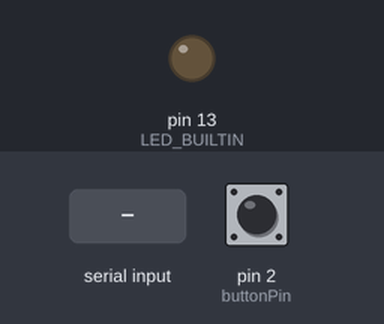
Bench run of a sketch on a simulated Arduino Uno, built with avr-gcc and run on an emulated ATmega328P. Parts: output pins drawn as LEDs (lit = HIGH). Inputs (shaded band) come from the test bench; at power-on: pin 2 (buttonPin) HIGH. What the sketch prints to the serial monitor is not drawn.

Above: at 1.2 s.
1.3 s: "a\n" received over Serial
At 3.0 s:
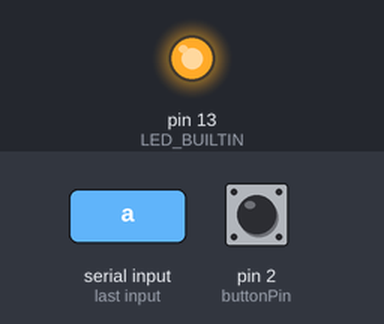
4.3 s: byte 10 ('\n') received over Serial
6.0 s: "b\n" received over Serial
7.5 s: pin 2 (buttonPin) pulled LOW for 0.15 s
At 9.12 s:
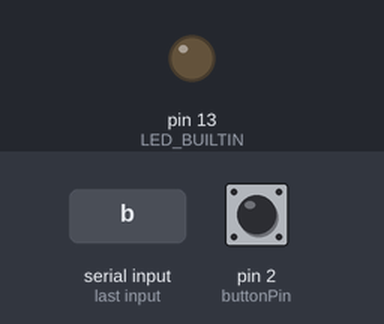
10.6 s: "c\n" received over Serial
13.2 s: pin 2 (buttonPin) pulled LOW for 1 s
At 14.2 s:
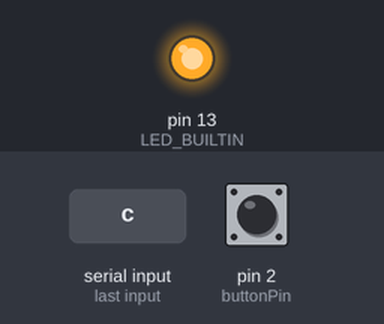
Timing chart, 0 to 18.2 s (numbered marks = the images above; inputs shaded):
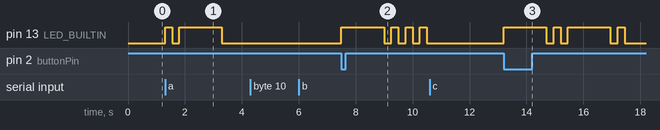

Measured:
- after the input at 1.3 s, pin 13 (LED_BUILTIN): LOW → HIGH at once, → LOW 0.25 s later, → HIGH 0.25 s later, → LOW 1.5 s later
- after the input at 4.3 s, every drawn part: stays the same
- after the input at 6.0 s, every drawn part: stays the same
- after the input at 7.5 s, pin 13 (LED_BUILTIN): LOW → HIGH at once, then repeats every 0.50 s: LOW 0.25 s, HIGH 0.25 s
- after the input at 10.6 s, every drawn part: stays the same
- after the input at 13.2 s, pin 13 (LED_BUILTIN): LOW → HIGH at once, → LOW 1.5 s later, → HIGH 0.25 s later, → LOW 0.25 s later, … (8 changes in this stretch)

The sketch:

BlinkName.ino
```cpp
const int buttonPin = 2;
int buttonStatus = 0;
int lastButtonStatus = HIGH;
bool blinkingEnabled = false;
int currentCharIndex = 0;

char inputName[100];
int inputNameIndex = 0;

void setup() {
  pinMode(LED_BUILTIN, OUTPUT);
  pinMode(buttonPin, INPUT_PULLUP);
  Serial.begin(9600);
}

void shortBlink() {
  digitalWrite(LED_BUILTIN, HIGH);
  delay(250);
  digitalWrite(LED_BUILTIN, LOW);
  delay(250);
}

void longBlink() {
  digitalWrite(LED_BUILTIN, HIGH);
  delay(1500);
  digitalWrite(LED_BUILTIN, LOW);
  delay(250);
}

void encodeCharacterToMorse(char character) {
  switch (character) {
    case 'a': shortBlink(); longBlink(); break;
    case 'b': longBlink(); shortBlink(); shortBlink(); shortBlink(); break;
    case 'c': longBlink(); shortBlink(); longBlink(); shortBlink(); break;
    case 'd': longBlink(); shortBlink(); shortBlink(); break;
    case 'e': shortBlink(); break;
    case 'f': shortBlink(); shortBlink(); longBlink(); shortBlink(); break;
    case 'g': longBlink(); longBlink(); shortBlink(); break;
    case 'h': shortBlink(); shortBlink(); shortBlink(); shortBlink(); break;
    case 'i': shortBlink(); shortBlink(); break;
    case 'j': shortBlink(); longBlink(); longBlink(); longBlink(); break;
    case 'k': longBlink(); shortBlink(); longBlink(); break;
    case 'l': shortBlink(); longBlink(); shortBlink(); shortBlink(); break;
    case 'm': longBlink(); longBlink(); break;
    case 'n': longBlink(); shortBlink(); break;
    case 'o': longBlink(); longBlink(); longBlink(); break;
    case 'p': shortBlink(); longBlink(); longBlink(); shortBlink(); break;
    case 'q': longBlink(); longBlink(); shortBlink(); longBlink(); break;
    case 'r': shortBlink(); longBlink(); shortBlink(); break;
    case 's': shortBlink(); shortBlink(); shortBlink(); break;
    case 't': longBlink(); break;
    case 'u': shortBlink(); shortBlink(); longBlink(); break;
    case 'v': shortBlink(); shortBlink(); shortBlink(); longBlink(); break;
    case 'w': shortBlink(); longBlink(); longBlink(); break;
    case 'x': longBlink(); shortBlink(); shortBlink(); longBlink(); break;
    case 'y': longBlink(); shortBlink(); longBlink(); longBlink(); break;
    case 'z': longBlink(); longBlink(); shortBlink(); shortBlink(); break;

    default: break;
  }
}

void loop() {
  buttonStatus = digitalRead(buttonPin);

  if (buttonStatus == LOW && lastButtonStatus == HIGH) {
    blinkingEnabled = !blinkingEnabled;
    currentCharIndex = 0;
  }

  lastButtonStatus = buttonStatus;

  if (blinkingEnabled) {
    if (inputName[currentCharIndex] != '\0') {
      char currentChar = inputName[currentCharIndex];
      encodeCharacterToMorse(currentChar);
      delay(1000);
      currentCharIndex++;
    } else {
      blinkingEnabled = false;
    }
  } else {
    digitalWrite(LED_BUILTIN, LOW);
  }

  while (Serial.available() > 0) {
    char incomingChar = Serial.read();
    if (incomingChar == '\n' || inputNameIndex >= sizeof(inputName) - 1) {
      inputName[inputNameIndex] = '\0';
      inputNameIndex = 0;
      Serial.print("Blinking -  ");
      Serial.print(inputName);
      blinkingEnabled = true;
    } else {
      inputName[inputNameIndex] = incomingChar;
      inputNameIndex++;
    }
  }
}
```
